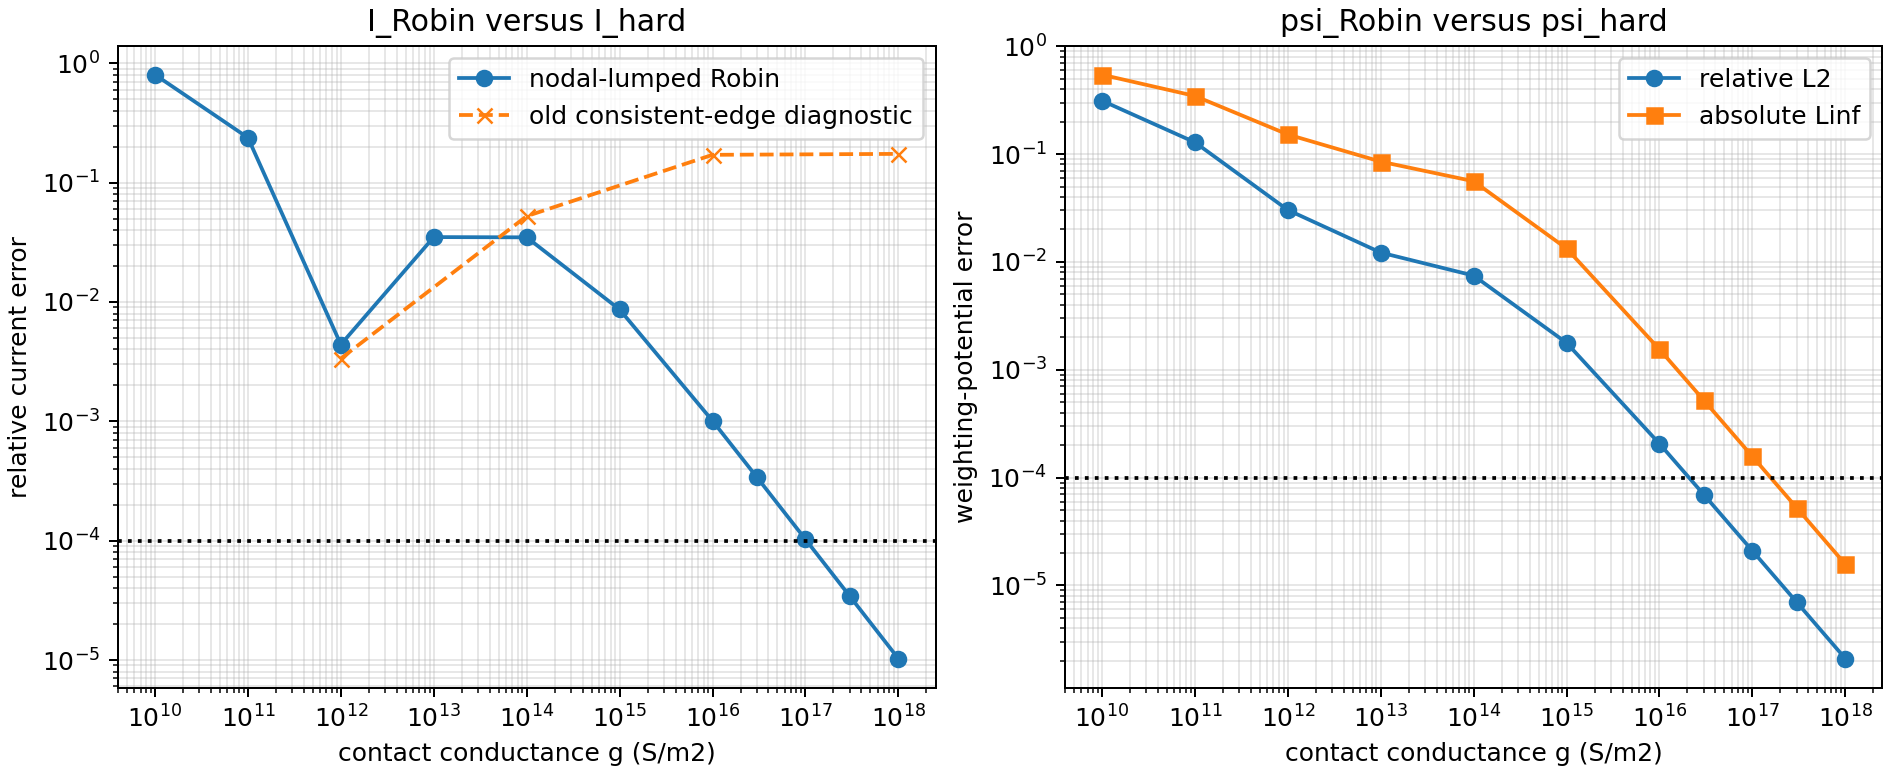

Write Python code to recreate this figure.
from __future__ import annotations

import csv
from hashlib import sha256
import json
from pathlib import Path
import sys

import matplotlib

matplotlib.use("Agg")
import matplotlib.pyplot as plt
import numpy as np


HERE = Path(__file__).resolve().parent
PROJECT_ROOT = HERE.parent
sys.path.insert(0, str(PROJECT_ROOT / "src"))

from tairte4_boundary_adjoint.baseline import (  # noqa: E402
    BASELINE_ROOT,
    ElectricalModel,
    load_config,
)
from tairte4_boundary_adjoint.perimeter import PerimeterParameters  # noqa: E402
from tairte4_boundary_adjoint.robin import DifferentiableContactModel  # noqa: E402


DESIGN_PHYSICAL_UM = np.asarray([6.1, 7.3, 58.4, 10.7], dtype=float)
G_SWEEP_S_M2 = np.asarray(
    [1e10, 1e11, 1e12, 1e13, 1e14, 1e15, 1e16, 3e16, 1e17, 3e17, 1e18],
    dtype=float,
)
SELECTED_OPTIMIZATION_G_S_M2 = 1.0e12
TRANSITION_WIDTH_M = 0.75e-6
BOUNDARY_QUADRATURE_ORDER = 5
CONTACT_DISCRETIZATION = "nodal_lumped"

# Separate criteria for proving the asymptotic connection and selecting a
# finite, still-differentiable optimization relaxation.
HARD_LIMIT_CURRENT_REL_TOL = 1.0e-4
HARD_LIMIT_PSI_L2_REL_TOL = 1.0e-4
HARD_LIMIT_PSI_LINF_TOL = 1.0e-4
RELAXATION_CURRENT_REL_TOL = 1.0e-2
RELAXATION_PSI_L2_REL_TOL = 5.0e-2
RESIDUAL_TOL = 1.0e-10


def file_sha256(path: Path) -> str:
    return sha256(path.read_bytes()).hexdigest()


def write_csv(path: Path, rows: list[dict[str, float]]) -> None:
    with path.open("w", newline="", encoding="utf-8") as handle:
        writer = csv.DictWriter(
            handle,
            fieldnames=list(rows[0]),
            lineterminator="\n",
        )
        writer.writeheader()
        writer.writerows(rows)


def main() -> int:
    config_path = BASELINE_ROOT / "configs" / "per_beam_500nm.json"
    fields_path = (
        BASELINE_ROOT / "results" / "per_beam_500nm_final" / "per_beam_fields.npz"
    )
    config = load_config(config_path)
    with np.load(fields_path) as fields:
        centers_m = np.asarray(fields["beam_centers_m"], dtype=float)
        beam_index = int(np.argmin(np.linalg.norm(centers_m, axis=1)))
        temperature_nodes_K = np.asarray(
            fields["temperature_nodes_K"][beam_index], dtype=float
        )

    electrical = ElectricalModel(config)
    parameters = PerimeterParameters.from_array(DESIGN_PHYSICAL_UM * 1e-6)

    def build(g_value: float, mode: str = CONTACT_DISCRETIZATION):
        return DifferentiableContactModel(
            electrical,
            temperature_nodes_K,
            contact_conductance_S_m2=g_value,
            transition_m=TRANSITION_WIDTH_M,
            quadrature_order=BOUNDARY_QUADRATURE_ORDER,
            contact_discretization=mode,
        )

    reference_model = build(SELECTED_OPTIMIZATION_G_S_M2)
    hard = reference_model.hard_evaluate(parameters)
    hard_psi = hard.weighting_potential.reshape(-1)
    hard_norm = np.linalg.norm(hard_psi)
    current_denominator = max(abs(hard.current_A), np.finfo(float).tiny)
    perimeter_m = reference_model.perimeter.perimeter_m

    rows: list[dict[str, float]] = []
    for g_value in G_SWEEP_S_M2:
        result = build(float(g_value)).evaluate(parameters)
        psi = result.weighting_potential.reshape(-1)
        delta = psi - hard_psi
        gradient_scaled = perimeter_m * result.current_gradient_A_per_m
        row = {
            "g_S_m2": float(g_value),
            "current_A": result.current_A,
            "current_relative_error": abs(result.current_A - hard.current_A)
            / current_denominator,
            "psi_relative_l2_error": float(np.linalg.norm(delta) / hard_norm),
            "psi_absolute_linf_error": float(np.max(np.abs(delta))),
            "state_residual_relative": result.state_residual_relative,
            "adjoint_residual_relative": result.adjoint_residual_relative,
            "psi_min": float(np.min(psi)),
            "psi_max": float(np.max(psi)),
            "conductance_S": result.terminal_conductance_S,
            "scaled_gradient_l2_A": float(np.linalg.norm(gradient_scaled)),
            "scaled_gradient_min_to_max_abs_ratio": float(
                np.min(np.abs(gradient_scaled))
                / max(np.max(np.abs(gradient_scaled)), np.finfo(float).tiny)
            ),
        }
        rows.append(row)

    selected_index = int(
        np.flatnonzero(G_SWEEP_S_M2 == SELECTED_OPTIMIZATION_G_S_M2)[0]
    )
    selected = rows[selected_index]
    tail = rows[-1]
    hard_limit_pass = bool(
        tail["current_relative_error"] <= HARD_LIMIT_CURRENT_REL_TOL
        and tail["psi_relative_l2_error"] <= HARD_LIMIT_PSI_L2_REL_TOL
        and tail["psi_absolute_linf_error"] <= HARD_LIMIT_PSI_LINF_TOL
        and tail["state_residual_relative"] <= RESIDUAL_TOL
    )
    selected_relaxation_pass = bool(
        selected["current_relative_error"] <= RELAXATION_CURRENT_REL_TOL
        and selected["psi_relative_l2_error"] <= RELAXATION_PSI_L2_REL_TOL
        and selected["state_residual_relative"] <= RESIDUAL_TOL
    )

    # Preserve the failure that motivated nodal mass lumping.  Consistent edge
    # integration has a different fixed-mesh g->infinity node constraint.
    old_mode_rows = []
    for g_value in (1e12, 1e14, 1e16, 1e18):
        result = build(g_value, mode="consistent_edge").evaluate(parameters)
        psi = result.weighting_potential.reshape(-1)
        old_mode_rows.append(
            {
                "g_S_m2": g_value,
                "current_relative_error": abs(result.current_A - hard.current_A)
                / current_denominator,
                "psi_relative_l2_error": float(
                    np.linalg.norm(psi - hard_psi) / hard_norm
                ),
            }
        )

    passed = bool(hard_limit_pass and selected_relaxation_pass)
    summary = {
        "status": "PASS" if passed else "FAIL",
        "scope": "Robin-to-hard convergence only; no optimizer was called",
        "baseline_root": str(BASELINE_ROOT),
        "config_sha256": file_sha256(config_path),
        "temperature_fields_sha256": file_sha256(fields_path),
        "beam_index": beam_index,
        "beam_center_um": (centers_m[beam_index] * 1e6).tolist(),
        "mesh_step_um": electrical.step_m * 1e6,
        "design_physical_um": DESIGN_PHYSICAL_UM.tolist(),
        "transition_width_um": TRANSITION_WIDTH_M * 1e6,
        "boundary_quadrature_order": BOUNDARY_QUADRATURE_ORDER,
        "contact_discretization": CONTACT_DISCRETIZATION,
        "hard_current_A": hard.current_A,
        "hard_conductance_S": hard.terminal_conductance_S,
        "hard_contact_0_node_count": int(hard.contact_0_nodes.size),
        "hard_contact_1_node_count": int(hard.contact_1_nodes.size),
        "selected_optimization_g_S_m2": SELECTED_OPTIMIZATION_G_S_M2,
        "selected_relaxation": selected,
        "selected_relaxation_tolerances": {
            "current_relative_error": RELAXATION_CURRENT_REL_TOL,
            "psi_relative_l2_error": RELAXATION_PSI_L2_REL_TOL,
            "state_residual_relative": RESIDUAL_TOL,
        },
        "selected_relaxation_pass": selected_relaxation_pass,
        "hard_limit_g_S_m2": tail["g_S_m2"],
        "hard_limit_result": tail,
        "hard_limit_tolerances": {
            "current_relative_error": HARD_LIMIT_CURRENT_REL_TOL,
            "psi_relative_l2_error": HARD_LIMIT_PSI_L2_REL_TOL,
            "psi_absolute_linf_error": HARD_LIMIT_PSI_LINF_TOL,
            "state_residual_relative": RESIDUAL_TOL,
        },
        "hard_limit_pass": hard_limit_pass,
        "consistent_edge_mismatch_diagnostic": old_mode_rows,
        "evaluations": rows,
    }
    json_path = HERE / "phase3_robin_hard_convergence.json"
    csv_path = HERE / "phase3_robin_hard_convergence.csv"
    plot_path = HERE / "phase3_robin_hard_convergence.png"
    json_path.write_text(json.dumps(summary, indent=2) + "\n", encoding="utf-8")
    write_csv(csv_path, rows)

    fig, axes = plt.subplots(1, 2, figsize=(10.5, 4.3), constrained_layout=True)
    g_values = np.asarray([row["g_S_m2"] for row in rows])
    axes[0].loglog(
        g_values,
        [row["current_relative_error"] for row in rows],
        "o-",
        label="nodal-lumped Robin",
    )
    axes[0].loglog(
        [row["g_S_m2"] for row in old_mode_rows],
        [row["current_relative_error"] for row in old_mode_rows],
        "x--",
        label="old consistent-edge diagnostic",
    )
    axes[0].axhline(HARD_LIMIT_CURRENT_REL_TOL, color="black", linestyle=":")
    axes[0].set_xlabel("contact conductance g (S/m2)")
    axes[0].set_ylabel("relative current error")
    axes[0].set_title("I_Robin versus I_hard")
    axes[0].grid(True, which="both", alpha=0.3)
    axes[0].legend()
    axes[1].loglog(
        g_values,
        [row["psi_relative_l2_error"] for row in rows],
        "o-",
        label="relative L2",
    )
    axes[1].loglog(
        g_values,
        [row["psi_absolute_linf_error"] for row in rows],
        "s-",
        label="absolute Linf",
    )
    axes[1].axhline(HARD_LIMIT_PSI_L2_REL_TOL, color="black", linestyle=":")
    axes[1].set_xlabel("contact conductance g (S/m2)")
    axes[1].set_ylabel("weighting-potential error")
    axes[1].set_title("psi_Robin versus psi_hard")
    axes[1].grid(True, which="both", alpha=0.3)
    axes[1].legend()
    fig.savefig(plot_path, dpi=180)
    plt.close(fig)

    print(json.dumps(summary, indent=2))
    return 0 if passed else 2


if __name__ == "__main__":
    raise SystemExit(main())
